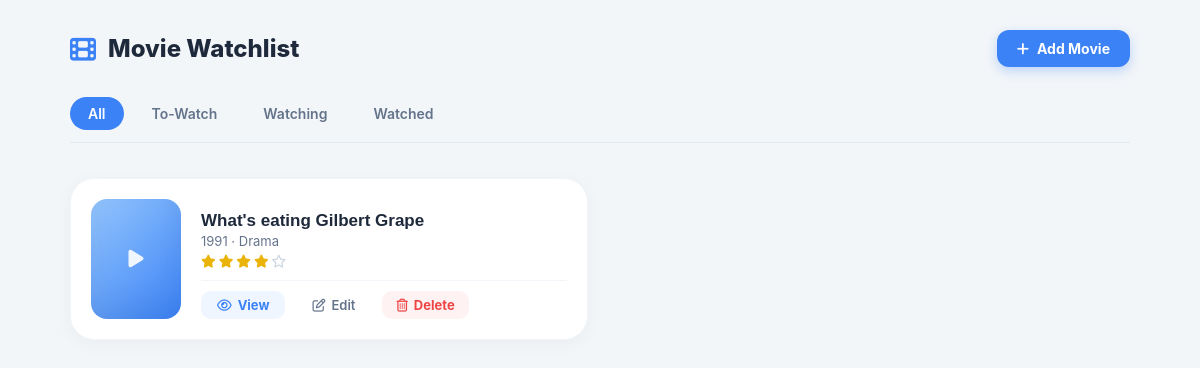
Before: /movies with the older database file.
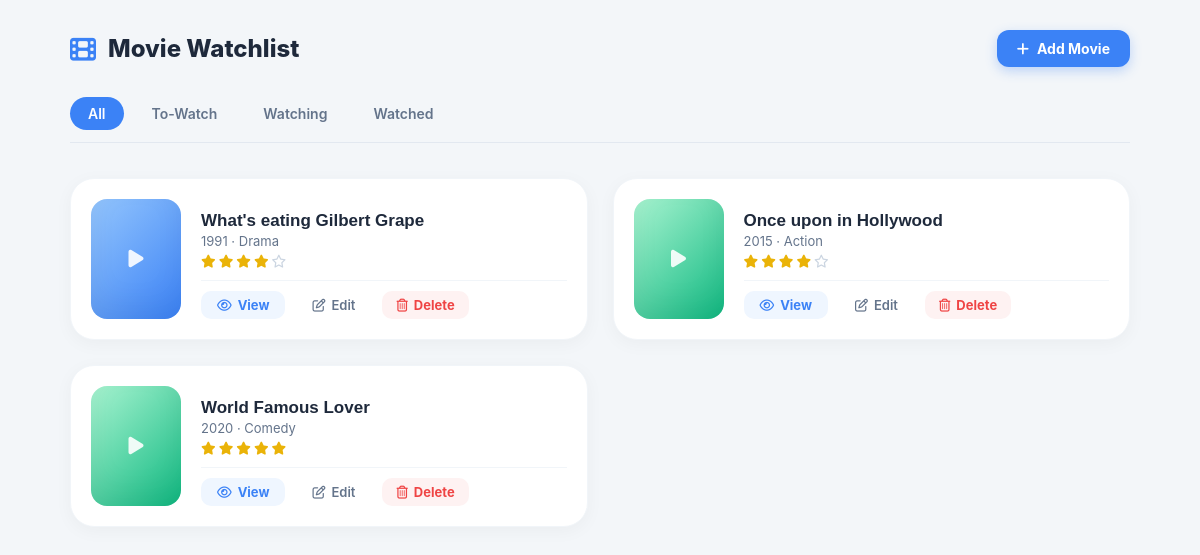
After: the same page with the newer database file.
### tables this page shows
CREATE TABLE movies (
            id INTEGER PRIMARY KEY AUTOINCREMENT,
            title TEXT NOT NULL,
            genre TEXT,
            release_year INTEGER,
            rating INTEGER,
            status TEXT NOT NULL,
            notes TEXT
        );

### endpoint/movies.py (the view)
@movies_bp.route('/movies', methods=['GET', 'POST'])
def index():
    movies = get_all_movies_service()
    return render_template('index.html', movies=movies)

### business_logic/movie_service.py (called while the page is built)
def get_all_movies_service():
    conn = get_db_connection()
    rows = conn.execute('SELECT * FROM movies').fetchall()
    conn.close()
    return [Movie.from_row(row) for row in rows]

### data_access/movie_repository.py (called while the page is built)
def get_db_connection():
    conn = sqlite3.connect(DATABASE)
    conn.row_factory = sqlite3.Row
    return conn

### models/movie.py (called while the page is built)
    def get_stars_display(self):
        if not self.rating:
            return "No Rating"
        return ""

    @classmethod
    def from_row(cls, row):
        if not row:
            return None
        data = dict(row)
        return cls(
            id=data.get('id'),
            title=data.get('title'),
            genre=data.get('genre'),
            release_year=data.get('release_year'),
            rating=data.get('rating'),
            status=data.get('status'),
            notes=data.get('notes')
        )

### templates/index.html (shortened to what this page needs)
<!DOCTYPE html>
<html lang="en">
<head>
    <link rel="stylesheet" href="https://cdnjs.cloudflare.com/ajax/libs/font-awesome/6.4.0/css/all.min.css">
    <link rel="stylesheet" href="{{ url_for('static', filename='css/style.css') }}">
</head>
<body class="bg-gray-light">
    <div class="container">
        <header class="watchlist-header">
            <div class="logo-area">
                <i class="fa-solid fa-film logo-icon"></i>
                <h1 class="main-title">Movie Watchlist</h1>
            </div>
            <a href="{{ url_for('movies.create') }}" class="add-movie-btn">
                <i class="fa-solid fa-plus"></i> Add Movie
            </a>
        </header>
        <div class="filter-tabs">
            <button class="tab-btn active" data-filter="all">All</button>
            <button class="tab-btn" data-filter="to-watch">To-Watch</button>
            <button class="tab-btn" data-filter="watching">Watching</button>
            <button class="tab-btn" data-filter="watched">Watched</button>
        </div>
        <div class="movies-grid">
            {% if movies %}
                {% for movie in movies %}
                    <div class="movie-item-card" data-status="{{ movie.status | lower }}">
                        <div class="movie-poster-placeholder status-{{ movie.status | lower }}">
                            <i class="fa-solid fa-play play-icon"></i>
                        </div>
                        <div class="movie-card-details">
                            <h2 class="movie-item-title">{{ movie.title }}</h2>
                            <p class="movie-item-meta">{{ movie.release_year }} · {{ movie.genre }}</p>
                            <div class="movie-item-stars">
                                {% for i in range(1, 6) %}
                                    {% if i <= movie.rating %}
                                        <i class="fa-solid fa-star gold-star"></i>
                                    {% else %}
                                        <i class="fa-regular fa-star gray-star"></i>
                                    {% endif %}
                                {% endfor %}
                            </div>
                            <div class="card-action-links">
                                <a href="{{ url_for('movies.view_movie', movie_id=movie.id) }}" class="btn-action-view">
                                    <i class="fa-regular fa-eye"></i> View
                                </a>
                                <a href="#" class="btn-action-edit">
                                    <i class="fa-regular fa-pen-to-square"></i> Edit
                                </a>
                                <form action="{{ url_for('movies.delete', movie_id=movie.id) }}" method="POST" class="delete-form" onsubmit="return confirm('Are you sure want to delete this movie.');">
                                    <button type="submit" class="btn-action-delete">
                                        <i class="fa-regular fa-trash-can"></i> Delete
                                    </button>
                                </form>
                            </div>
                        </div>
                    </div>
                {% endfor %}
            {% else %}
                <div class="empty-watchlist">
                    <i class="fa-regular fa-folder-open empty-icon"></i>
                    <p class="empty-text">No movie found. Create a new movie.</p>
                </div>
            {% endif %}
        </div>
    </div>
</body>
</html>

### static/css/style.css (style rules this page uses)
h2 { margin-bottom: 25px; color: #333; font-family: sans-serif; }
* { margin: 0; padding: 0; box-sizing: border-box; font-family: -apple-system, BlinkMacSystemFont, "Segoe UI", Roboto, "Helvetica Neue", Arial, sans-serif; }
* { margin: 0; padding: 0; box-sizing: border-box; font-family: -apple-system, BlinkMacSystemFont, "Segoe UI", Roboto, Helvetica, Arial, sans-serif; }
body.bg-gray-light { background-color: #f3f6f9; color: #333333; min-height: 100vh; }
.container { width: 100%; max-width: 1100px; margin: 0 auto; padding: 30px 20px; }
.watchlist-header { display: flex; justify-content: space-between; align-items: center; margin-bottom: 30px; }
.logo-area { display: flex; align-items: center; gap: 12px; }
.logo-icon { font-size: 26px; color: #3b82f6; }
.main-title { font-size: 24px; font-weight: 800; color: #1e293b; }
.add-movie-btn { background-color: #3b82f6; color: #ffffff; padding: 10px 20px; border-radius: 12px; display: inline-flex; align-items: center; gap: 8px; text-decoration: none; font-size: 14px; font-weight: 700; box-shadow: 0 4px 12px rgba(59, 130, 246, 0.3); transition: all 0.2s ease; }
.filter-tabs { display: flex; gap: 10px; margin-bottom: 35px; border-bottom: 1px solid #e2e8f0; padding-bottom: 12px; }
.tab-btn { background: none; border: none; padding: 8px 18px; font-size: 14px; font-weight: 600; color: #64748b; cursor: pointer; border-radius: 20px; transition: all 0.2s ease; }
.tab-btn.active { background-color: #3b82f6; color: #ffffff; }
.movies-grid { display: grid; grid-template-columns: repeat(auto-fill, minmax(480px, 1fr)); gap: 25px; }
.movie-item-card { background-color: #ffffff; border-radius: 24px; padding: 20px; display: flex; gap: 20px; box-shadow: 0 4px 18px rgba(0, 0, 0, 0.04); border: 1px solid #f1f5f9; transition: transform 0.2s ease, box-shadow 0.2s ease; }
.movie-poster-placeholder { width: 90px; height: 120px; border-radius: 16px; display: flex; justify-content: center; align-items: center; position: relative; box-shadow: inset 0 -15px 30px rgba(0, 0, 0, 0.05); }
.play-icon { font-size: 20px; color: rgba(255, 255, 255, 0.9); }
.status-to-watch { background: linear-gradient(135deg, #93c5fd, #3b82f6); }
.status-watched { background: linear-gradient(135deg, #a7f3d0, #10b981); }
.movie-card-details { flex: 1; display: flex; flex-direction: column; justify-content: space-between; }
.movie-item-title { font-size: 17px; font-weight: 700; color: #1e293b; margin-bottom: 2px; }
.movie-item-meta { font-size: 13px; color: #64748b; margin-bottom: 6px; }
.movie-item-stars { display: flex; gap: 3px; margin-bottom: 12px; }
.gold-star { color: #eab308; font-size: 13px; }
.gray-star { color: #cbd5e1; font-size: 13px; }
.card-action-links { display: flex; gap: 15px; border-top: 1px solid #f1f5f9; padding-top: 10px; }
.btn-action-view { color: #3b82f6; background-color: #eff6ff; text-decoration: none; font-size: 13px; font-weight: 700; padding: 6px 16px; border-radius: 10px; display: inline-flex; align-items: center; gap: 6px; transition: all 0.2s ease; }
.btn-action-edit { color: #64748b; text-decoration: none; font-size: 13px; font-weight: 600; padding: 6px 12px; display: inline-flex; align-items: center; gap: 6px; transition: color 0.2s ease; }
.delete-form { margin: 0; padding: 0; display: inline-flex; }
.btn-action-delete { background-color: #fef2f2; color: #ef4444; border: none; cursor: pointer; font-size: 13px; font-weight: 700; padding: 6px 14px; border-radius: 10px; display: inline-flex; align-items: center; gap: 6px; transition: all 0.2s ease; }

Changed rows visible on the page:
added movies: title "Once upon in Hollywood", release_year "2015", genre "Action", rating 4 (drawn)
added movies: title "World Famous Lover", release_year "2020", genre "Comedy", rating 5 (drawn)
